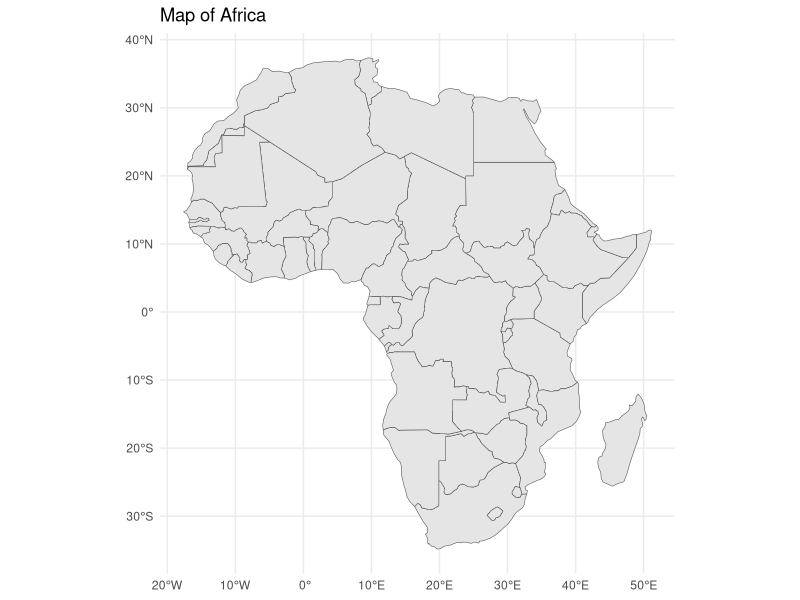

The R script that drew this image:
library(sf)
library(ggplot2)
library(rnaturalearth)
library(rnaturalearthdata)

# Load the Natural Earth data
africa <- ne_countries(continent = "Africa", returnclass = "sf")

# Plot the map using ggplot2
ggplot(data = africa) +
  geom_sf() +
  theme_minimal() +
  labs(title = "Map of Africa")
